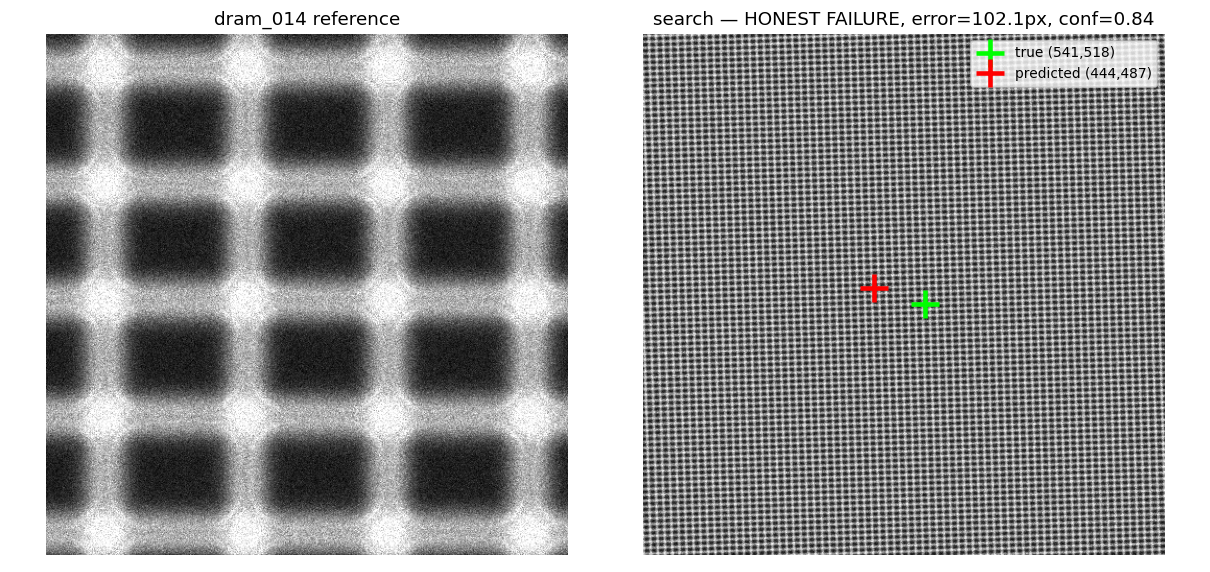
#> input picture legacy/claudever/failure_case.png, 1210 x 572 px
$ python localize.py --reference failure_case.png --search success_case.png
#> lines starting #> are read from the running program, lines starting #| are printed output that depends on the picture
"""
localize.py
===========
Navigation-error-recovery localization: given a Reference image and a
Search image, find the (x, y) pixel center of the reference pattern's
location inside the search image.

Approach: multi-scale, rotation-tolerant Normalized Cross-Correlation (NCC)
with explicit periodicity disambiguation and sub-pixel refinement.

Why not plain single-scale template matching?
  1. The true magnification ratio is only APPROXIMATELY 10x -- it drifts.
     A fixed-scale template misses the true peak. We search a band of
     scales around the nominal ratio.
  2. Periodic layouts (DRAM grids, FinFET fin arrays) produce many
     near-identical correlation peaks. Taking a naive argmax silently
     picks an arbitrary -- often wrong -- repeat. We instead collect all
     near-tied peaks and apply the disambiguation rule specified by the
     task: if genuinely ambiguous, prefer the candidate closest to the
     search image's center.
  3. A single best-scale/best-location pixel is coarse. We refine the
     winning peak to sub-pixel precision with a parabolic fit to the local
     correlation surface.

Usage
-----
    python localize.py --reference ref.png --search search.png
    python localize.py --reference ref.png --search search.png --json
    python localize.py --reference ref.png --search search.png \
        --scale_min 0.08 --scale_max 0.12 --n_scales 21 \
        --rotations -2 -1 0 1 2

Output
------
Prints "x, y" (predicted center, sub-pixel float, search-image coordinates)
to stdout. With --json, prints a JSON object with the prediction plus
diagnostic info (confidence, whether periodicity ambiguity was detected,
which scale/rotation won).

This script has no manual-edit requirements: all parameters have sensible
defaults tuned to the Drift-Sense task (~10x magnification ratio, small
rotation jitter) and can be overridden via CLI flags for different test
conditions.
"""

import argparse
import json
import sys
import time

import numpy as np
from PIL import Image
from scipy.ndimage import rotate as nd_rotate
from skimage.feature import match_template, peak_local_max
from skimage.transform import resize as sk_resize


def load_gray(path):
#> called with path = 'failure_case.png'
    img = Image.open(path).convert("L")
    return np.asarray(img, dtype=np.float32) / 255.0
#> call 2 of load_gray, with path = 'success_case.png'
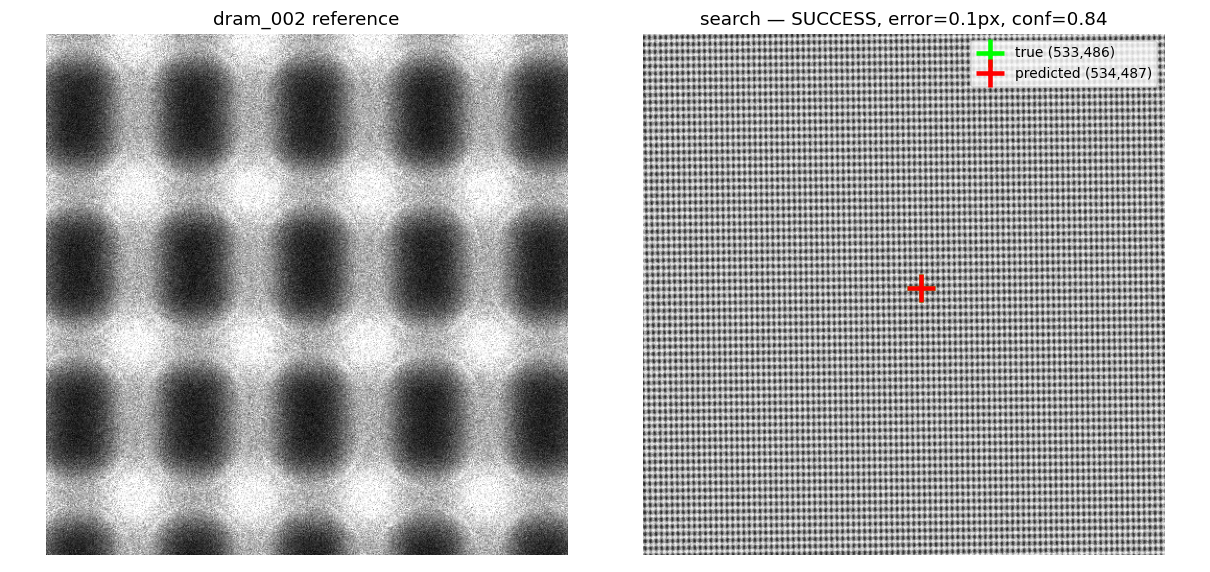
#> input picture legacy/claudever/success_case.png, 1210 x 572 px


def normalize_contrast(img):
    """CLAHE-like local contrast normalization is overkill for a hackathon
    scaffold; a robust global normalization (percentile stretch) is enough
    to bring reference/search onto comparable footing since NCC is already
    mean/variance invariant per-window."""
    lo, hi = np.percentile(img, [1, 99])
#> lo = 0.0824; hi = 1
    if hi <= lo:
        return img
    out = (img - lo) / (hi - lo)
    return np.clip(out, 0.0, 1.0)


def best_peak(corr_map):
    """Return (score, row, col) of the global max in a correlation map."""
    idx = np.unravel_index(np.argmax(corr_map), corr_map.shape)
    return corr_map[idx], idx[0], idx[1]


def subpixel_refine(corr_map, row, col):
    """Parabolic (quadratic) interpolation of the correlation peak using
    its immediate neighbors, for sub-pixel accuracy. Falls back to the
    integer location near the map boundary."""
    h, w = corr_map.shape
    if 1 <= row < h - 1 and 1 <= col < w - 1:
        dx = 0.5 * (corr_map[row, col + 1] - corr_map[row, col - 1]) / (
            corr_map[row, col + 1] - 2 * corr_map[row, col] + corr_map[row, col - 1] + 1e-8)
        dy = 0.5 * (corr_map[row + 1, col] - corr_map[row - 1, col]) / (
            corr_map[row + 1, col] - 2 * corr_map[row, col] + corr_map[row - 1, col] + 1e-8)
        dx = np.clip(dx, -0.5, 0.5)
        dy = np.clip(dy, -0.5, 0.5)
        return row + dy, col + dx
    return float(row), float(col)


def localize(ref_img, search_img, scale_min=0.075, scale_max=0.125, n_scales=11,
             rotations=(-2, 0, 2), tie_epsilon=0.03, verbose=False,
             search_radius_px=110, confidence_floor=0.45, full_search=False):
    """
    Core algorithm. Returns (x, y, diagnostics_dict).

    x, y are in SEARCH image pixel coordinates (float, sub-pixel), measured
    at the CENTER of the matched reference footprint.

    search_radius_px: navigation drift between visits is physically bounded
    (the tool re-lands NEAR its intended site). By default we therefore
    search a crop centered on the search image -- of half-width
    `search_radius_px` plus template margin -- rather than the full frame.
    This is both faster (smaller correlation maps) and more accurate (fewer
    unrelated periodic repeats to get confused by). If the best match found
    there is low-confidence, we fall back to a full-image search
    (set full_search=True to force the full-image search from the start).
    """
    ref_img = normalize_contrast(ref_img)
    search_img_full = normalize_contrast(search_img)
#> in normalize_contrast (call 2), `lo, hi = np.percentile(img, [1, 99])`: lo = 0.114
#> in normalize_contrast (call 2), `return np.clip(out, 0.0, 1.0)`:
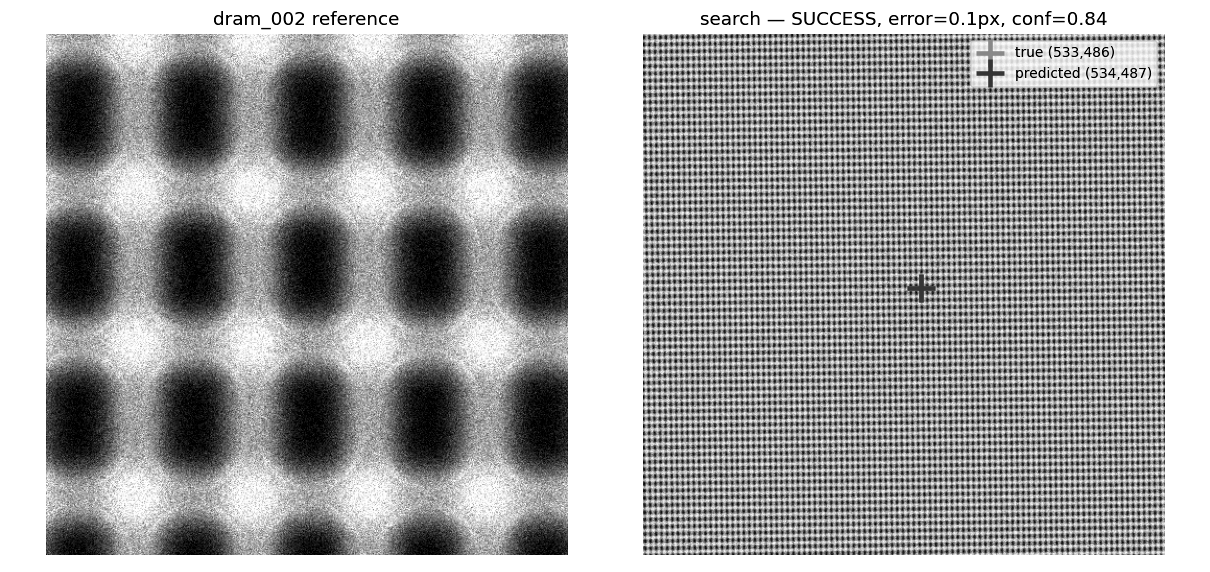
#> returned value: shape (572, 1210) float32; min 0, max 1, mean 0.624

    crop_offset = (0, 0)
    search_img = search_img_full
    if not full_search:
        h, w = search_img_full.shape
#> h = 572; w = 1210
        cy, cx = h / 2.0, w / 2.0
#> cy = 286; cx = 605
        # generous margin beyond the drift radius for template half-width
        pad = max(ref_img.shape) * scale_max + 5
#> pad = 156.2
        r0 = max(0, int(cy - search_radius_px - pad))
#> r0 = 19
        r1 = min(h, int(cy + search_radius_px + pad))
#> r1 = 552
        c0 = max(0, int(cx - search_radius_px - pad))
#> c0 = 338
        c1 = min(w, int(cx + search_radius_px + pad))
#> c1 = 871
        search_img = search_img_full[r0:r1, c0:c1]
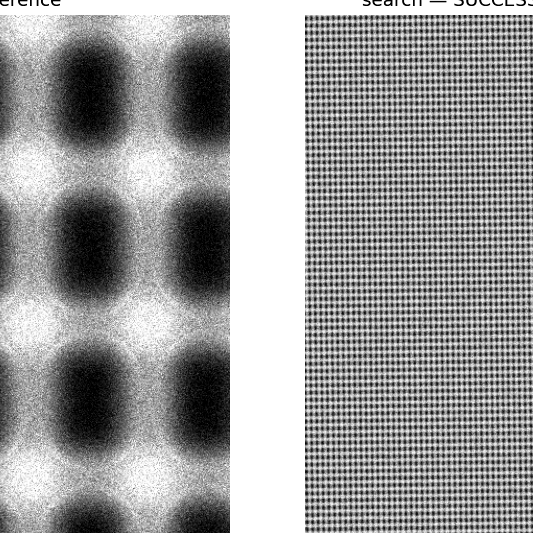
#> search_img: shape (533, 533) float32; min 0, max 1, mean 0.608
        crop_offset = (r0, c0)
#> crop_offset = (19, 338)

    scales = np.linspace(scale_min, scale_max, n_scales)
    candidates = []  # each: dict(score,row,col,tmpl_h,tmpl_w,scale,rot)

    for rot in rotations:
        if rot == 0:
            ref_rot = ref_img
        else:
            ref_rot = nd_rotate(ref_img, angle=-rot, reshape=True, mode="nearest", order=1)

        for scale in scales:
            th = max(8, int(round(ref_rot.shape[0] * scale)))
            tw = max(8, int(round(ref_rot.shape[1] * scale)))
            if th >= search_img.shape[0] or tw >= search_img.shape[1]:
                continue
            template = sk_resize(ref_rot, (th, tw), anti_aliasing=True, anti_aliasing_sigma=1.0, order=1)

            corr = match_template(search_img, template, pad_input=False)
            # Extract several strong local maxima (not just the single
            # global best) so that genuinely near-tied peaks -- the
            # signature of periodic ambiguity -- aren't silently dropped
            # just because they weren't the #1 peak at this particular
            # scale/rotation.
            min_dist = max(3, min(th, tw) // 3)
            peak_rc = peak_local_max(
                corr, min_distance=min_dist, threshold_rel=0.75, num_peaks=8,
            )
            if len(peak_rc) == 0:
                continue
            for r, c in peak_rc:
                score = float(corr[r, c])
                center_r = r + th / 2.0
                center_c = c + tw / 2.0
                candidates.append({
                    "score": score, "row": center_r, "col": center_c,
                    "th": th, "tw": tw, "scale": scale, "rot": rot,
                    "corr_map": corr, "raw_r": int(r), "raw_c": int(c),
                })
#> this loop made 3 passes
#> pass 1, in localize, `ref_rot = nd_rotate(ref_img, angle=-rot, reshape=True, mode="nearest",..`:
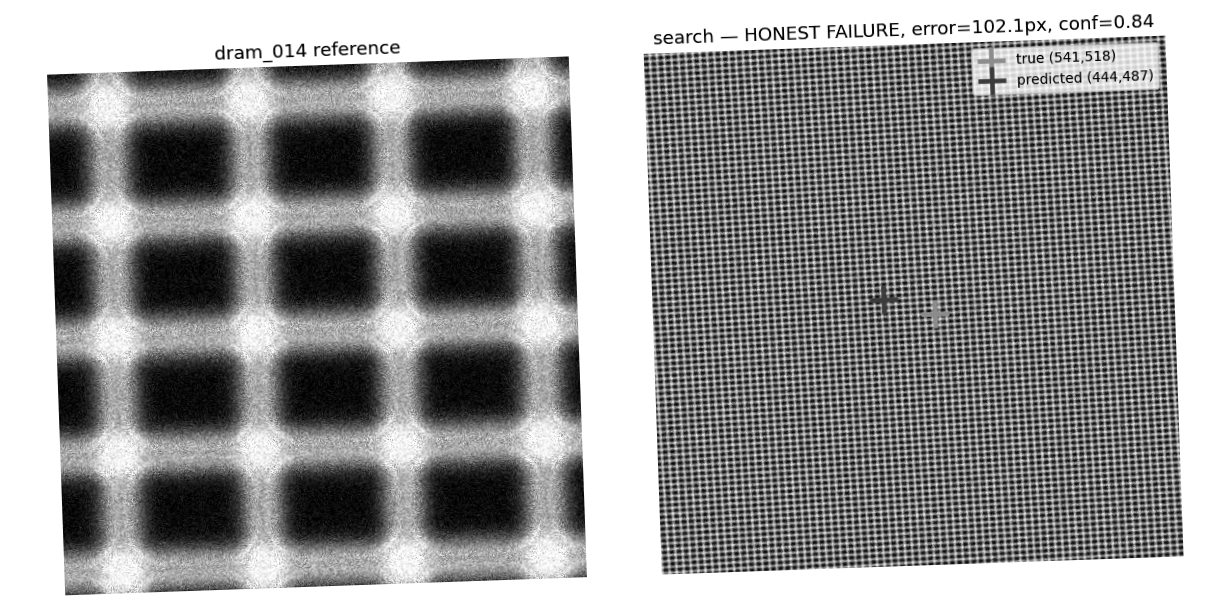
#> ref_rot: shape (614, 1229) float32; min 0, max 1, mean 0.6
#> pass 3, in localize, `ref_rot = nd_rotate(ref_img, angle=-rot, reshape=True, mode="nearest",..`:
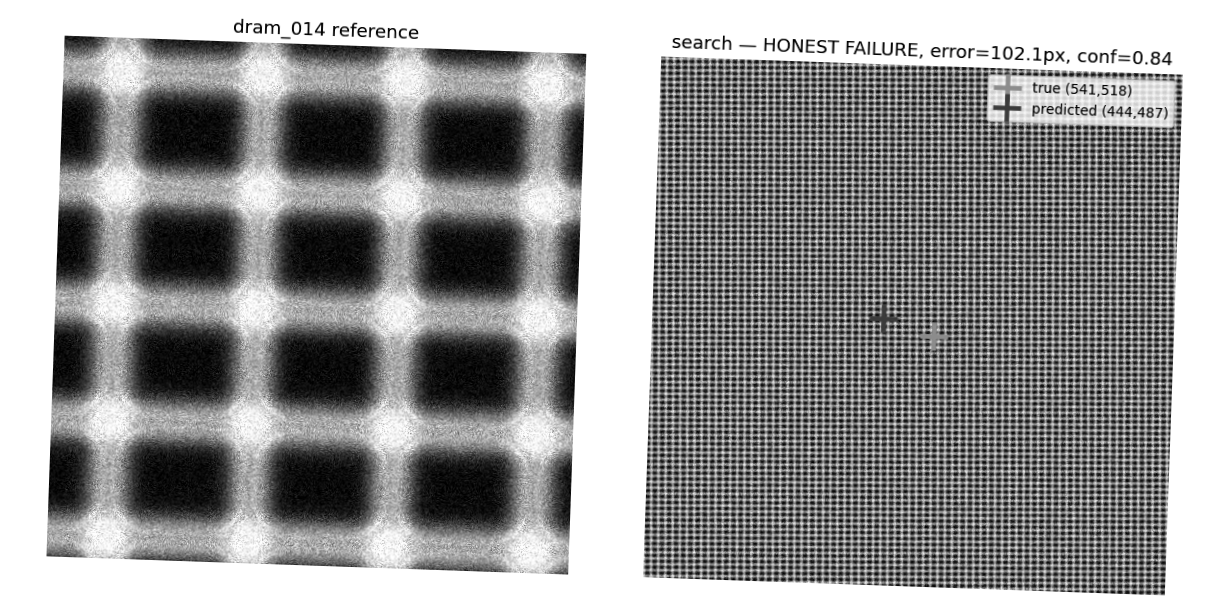
#> ref_rot: shape (614, 1229) float32; min 0, max 1, mean 0.6
#> after the loop:
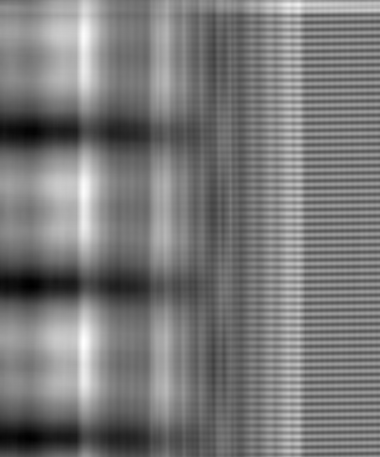
#> corr: shape (457, 380) float32; min -0.286, max 0.31, mean -0.00103; drawn with min black and max white
#> after the loop, candidates = 87 items

    if not candidates:
        raise RuntimeError("No valid scale/rotation produced a template smaller than the search image.")

    candidates.sort(key=lambda d: -d["score"])
    top_score = candidates[0]["score"]
#> top_score = 0.31

    # Merge near-duplicate detections (same physical site found at
    # adjacent scales/rotations) by clustering on (row, col) proximity,
    # keeping the highest-scoring representative of each cluster.
    clustered = []
    dedup_radius = max(candidates[0]["th"], candidates[0]["tw"]) * 0.5
#> dedup_radius = 77
    for cand in candidates:
        matched = False
        for cluster in clustered:
            rep = cluster[0]
            if np.hypot(cand["row"] - rep["row"], cand["col"] - rep["col"]) < dedup_radius:
                cluster.append(cand)
                matched = True
                break
        if not matched:
            clustered.append([cand])
#> this loop made 87 passes
#> after the loop, cluster = 3 items; clustered = 7 items
    cluster_reps = [max(c, key=lambda d: d["score"]) for c in clustered]
#> cluster_reps = 7 items
    cluster_reps.sort(key=lambda d: -d["score"])

    # Among distinct clusters, find those tied for the top score -- this is
    # the periodicity-ambiguity case.
    tied = [c for c in cluster_reps if (top_score - c["score"]) <= tie_epsilon]
#> tied = 5 items

    full_h, full_w = search_img_full.shape
#> full_h = 572; full_w = 1210
    img_center = (full_h / 2.0, full_w / 2.0)
#> img_center = (286, 605)

    ambiguous = len(tied) > 1
#> ambiguous = True
    if ambiguous:
        winner = min(
            tied,
            key=lambda c: np.hypot(
                (c["row"] + crop_offset[0]) - img_center[0],
                (c["col"] + crop_offset[1]) - img_center[1],
            ),
        )
#> winner = 10 items
    else:
        winner = cluster_reps[0]

    # Low-confidence result within the bounded-drift crop -> fall back to a
    # full-image search once, in case drift exceeded the expected radius.
    if (not full_search) and winner["score"] < confidence_floor:
        if verbose:
            print(f"[localize] low confidence ({winner['score']:.2f}) in "
                  f"drift-radius crop -> falling back to full-image search",
                  file=sys.stderr)
        return localize(ref_img, search_img_full, scale_min=scale_min, scale_max=scale_max,
                         n_scales=n_scales, rotations=rotations, tie_epsilon=tie_epsilon,
                         verbose=verbose, search_radius_px=search_radius_px,
                         confidence_floor=confidence_floor, full_search=True)
#> call 2 of localize, with scale_min = 0.075, scale_max = 0.125, n_scales = 11, tie_epsilon = 0.03, verbose = False, search_radius_px = 110, confidence_floor = 0.45, full_search = True
#> after the loop in localize (call 2), `for rot in rotations:`:
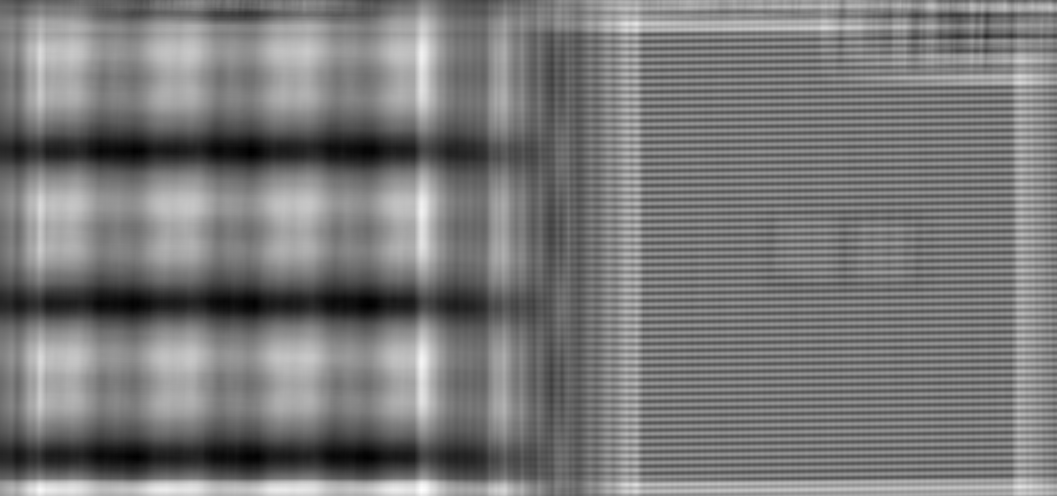
#> corr: shape (496, 1057) float32; min -0.289, max 0.336, mean 0.00886; drawn with min black and max white
#> after the loop in localize (call 2), `for rot in rotations:`: candidates = 137 items
#> in localize (call 2), `top_score = candidates[0]["score"]`: top_score = 0.373
#> in localize (call 2), `dedup_radius = max(candidates[0]["th"], candidates[0]["tw"]) * 0.5`: dedup_radius = 46
#> the loop in localize (call 2), `for cand in candidates:` made 137 passes
#> after the loop in localize (call 2), `for cand in candidates:`: clustered = 16 items
#> in localize (call 2), `tied = [c for c in cluster_reps if (top_score - c["score"]) <= tie_eps..`: tied = 2 items

    # Sub-pixel refine the winning peak on its own correlation map.
    r_sub, c_sub = subpixel_refine(winner["corr_map"], winner["raw_r"], winner["raw_c"])
#> in subpixel_refine, `dx = 0.5 * (corr_map[row, col + 1] - corr_map[row, col - 1]) / ( corr_..`: dx = 0.17
#> in subpixel_refine, `dy = 0.5 * (corr_map[row + 1, col] - corr_map[row - 1, col]) / ( corr_..`: dy = 0.0718
    final_row = r_sub + winner["th"] / 2.0 + crop_offset[0]
    final_col = c_sub + winner["tw"] / 2.0 + crop_offset[1]

    diagnostics = {
        "confidence": winner["score"],
        "scale_used": winner["scale"],
        "rotation_used_deg": winner["rot"],
        "periodicity_ambiguous": ambiguous,
        "num_tied_clusters": len(tied),
        "num_distinct_clusters": len(cluster_reps),
        "full_image_search_used": full_search,
    }
    if verbose:
        print(f"[localize] {len(candidates)} scale/rotation candidates -> "
              f"{len(cluster_reps)} distinct clusters, {len(tied)} tied "
              f"(ambiguous={ambiguous}, full_search={full_search})", file=sys.stderr)

    return final_col, final_row, diagnostics


def main():
    ap = argparse.ArgumentParser(description="Locate a reference pattern inside a search image.")
    ap.add_argument("--reference", required=True, help="Path to reference image.")
    ap.add_argument("--search", required=True, help="Path to search image.")
    ap.add_argument("--scale_min", type=float, default=0.075)
    ap.add_argument("--scale_max", type=float, default=0.125)
    ap.add_argument("--n_scales", type=int, default=11)
    ap.add_argument("--rotations", type=float, nargs="*", default=[-2, 0, 2])
    ap.add_argument("--json", action="store_true", help="Print full JSON output instead of 'x, y'.")
    ap.add_argument("--verbose", action="store_true")
    args = ap.parse_args()

    ref_img = load_gray(args.reference)
    search_img = load_gray(args.search)

    t0 = time.time()
    x, y, diag = localize(
        ref_img, search_img,
        scale_min=args.scale_min, scale_max=args.scale_max, n_scales=args.n_scales,
        rotations=args.rotations, verbose=args.verbose,
    )
#> in localize (call 2), `r_sub, c_sub = subpixel_refine(winner["corr_map"], winner["raw_r"], wi..`: r_sub = 25.07; c_sub = 639.2
#> in localize (call 2), `final_row = r_sub + winner["th"] / 2.0 + crop_offset[0]`: final_row = 48.07
#> in localize (call 2), `final_col = c_sub + winner["tw"] / 2.0 + crop_offset[1]`: final_col = 685.2
#> in localize (call 2), `diagnostics = { "confidence": winner["score"], "scale_used": winner["s..`: diagnostics = {'confidence': 0.373, 'scale_used': 0.075, 'rotation_used_deg': -2, 'periodicity_ambiguous': True, 'num_tied_clusters': 2, 'num_distinct_clusters': 16, 'full_image_search_used': True}
#> x = 685.2; y = 48.07; diag has the same summary as diagnostics in localize
    diag["runtime_sec"] = time.time() - t0

    if args.json:
        print(json.dumps({"x": x, "y": y, **diag}, indent=2))
    else:
        print(f"{x:.3f}, {y:.3f}")
#| 685.170, 48.072


if __name__ == "__main__":
    main()
